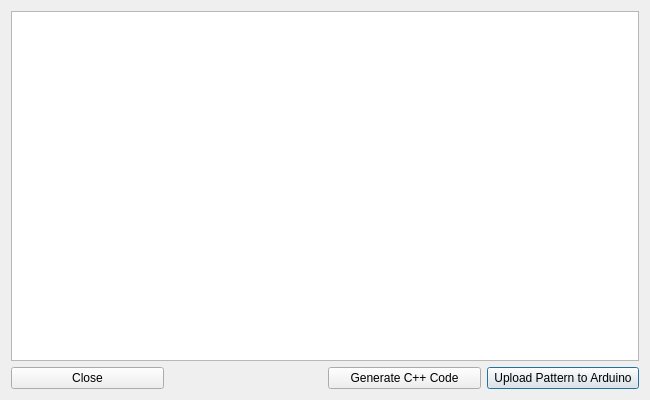
<?xml version="1.0" encoding="UTF-8"?>
<ui version="4.0">
 <class>DisplayWindow</class>
 <widget class="QDialog" name="DisplayWindow">
  <property name="geometry">
   <rect>
    <x>0</x>
    <y>0</y>
    <width>650</width>
    <height>400</height>
   </rect>
  </property>
  <property name="windowTitle">
   <string>Dialog</string>
  </property>
  <layout class="QGridLayout" name="gridLayout">
   <item row="0" column="0" colspan="4">
    <widget class="ClickableDisplay" name="displayInfo"/>
   </item>
   <item row="1" column="3">
    <widget class="QPushButton" name="createArduinoButton">
     <property name="text">
      <string>Upload Pattern to Arduino</string>
     </property>
    </widget>
   </item>
   <item row="1" column="2">
    <widget class="QPushButton" name="createCppCode">
     <property name="text">
      <string>Generate C++ Code</string>
     </property>
    </widget>
   </item>
   <item row="1" column="0">
    <widget class="QPushButton" name="closeDisplay">
     <property name="text">
      <string>Close</string>
     </property>
    </widget>
   </item>
   <item row="1" column="1">
    <spacer name="horizontalSpacer">
     <property name="orientation">
      <enum>Qt::Horizontal</enum>
     </property>
     <property name="sizeType">
      <enum>QSizePolicy::Fixed</enum>
     </property>
     <property name="sizeHint" stdset="0">
      <size>
       <width>70</width>
       <height>20</height>
      </size>
     </property>
    </spacer>
   </item>
  </layout>
 </widget>
 <customwidgets>
  <customwidget>
   <class>ClickableDisplay</class>
   <extends>QTextBrowser</extends>
   <header location="global">clickabledisplay.h</header>
  </customwidget>
 </customwidgets>
 <resources/>
 <connections/>
</ui>
